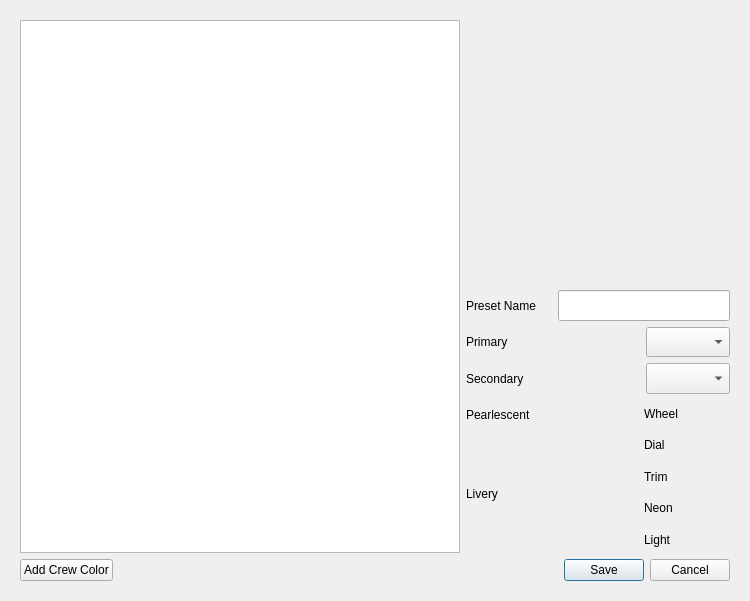
<?xml version="1.0" encoding="UTF-8"?>
<ui version="4.0">
 <class>PaintManager</class>
 <widget class="QDialog" name="PaintManager">
  <property name="geometry">
   <rect>
    <x>0</x>
    <y>0</y>
    <width>750</width>
    <height>601</height>
   </rect>
  </property>
  <property name="windowTitle">
   <string>Dialog</string>
  </property>
  <layout class="QHBoxLayout" name="horizontalLayout_8">
   <item>
    <layout class="QVBoxLayout" name="PaintManagerGlobal">
     <item>
      <widget class="QWidget" name="PaintManagerMainWidget" native="true">
       <layout class="QVBoxLayout" name="verticalLayout">
        <item>
         <layout class="QHBoxLayout" name="PaintManagerOverallLayout" stretch="5,3">
          <item>
           <widget class="QTreeView" name="treeView"/>
          </item>
          <item>
           <layout class="QVBoxLayout" name="ColorPanelRightLayout" stretch="1,1">
            <item>
             <widget class="QWidget" name="ColorPreview" native="true"/>
            </item>
            <item>
             <layout class="QVBoxLayout" name="ColorInfoLayout" stretch="1,1,1,5">
              <property name="bottomMargin">
               <number>0</number>
              </property>
              <item>
               <layout class="QHBoxLayout" name="PresetNameBarLayout" stretch="1,2">
                <property name="topMargin">
                 <number>0</number>
                </property>
                <item>
                 <widget class="QLabel" name="PresetNameLabel">
                  <property name="text">
                   <string>Preset Name</string>
                  </property>
                 </widget>
                </item>
                <item>
                 <widget class="QLineEdit" name="PresetNameEditor">
                  <property name="sizePolicy">
                   <sizepolicy hsizetype="Expanding" vsizetype="Preferred">
                    <horstretch>0</horstretch>
                    <verstretch>0</verstretch>
                   </sizepolicy>
                  </property>
                 </widget>
                </item>
               </layout>
              </item>
              <item>
               <layout class="QHBoxLayout" name="PrimaryPaintBarLayout">
                <item>
                 <widget class="QLabel" name="PrimaryColorLabel">
                  <property name="text">
                   <string>Primary</string>
                  </property>
                 </widget>
                </item>
                <item>
                 <widget class="QWidget" name="PrimaryColorFrame" native="true"/>
                </item>
                <item>
                 <widget class="QComboBox" name="PrimaryComboBox">
                  <property name="sizePolicy">
                   <sizepolicy hsizetype="Preferred" vsizetype="Preferred">
                    <horstretch>0</horstretch>
                    <verstretch>0</verstretch>
                   </sizepolicy>
                  </property>
                 </widget>
                </item>
               </layout>
              </item>
              <item>
               <layout class="QHBoxLayout" name="SecondaryPaintBarLayout">
                <item>
                 <widget class="QLabel" name="SecondaryColorLabel">
                  <property name="text">
                   <string>Secondary</string>
                  </property>
                  <property name="scaledContents">
                   <bool>false</bool>
                  </property>
                 </widget>
                </item>
                <item>
                 <widget class="QWidget" name="SecondaryColorFrame" native="true"/>
                </item>
                <item>
                 <widget class="QComboBox" name="SecondaryComboBox">
                  <property name="sizePolicy">
                   <sizepolicy hsizetype="Preferred" vsizetype="Preferred">
                    <horstretch>0</horstretch>
                    <verstretch>0</verstretch>
                   </sizepolicy>
                  </property>
                 </widget>
                </item>
               </layout>
              </item>
              <item>
               <layout class="QHBoxLayout" name="SubColorPaintBarLayout" stretch="2,1">
                <property name="spacing">
                 <number>5</number>
                </property>
                <item>
                 <layout class="QVBoxLayout" name="PearlAndLiveryBarLayout" stretch="1,4">
                  <item>
                   <layout class="QHBoxLayout" name="PearlPaintBarLayout">
                    <item>
                     <widget class="QLabel" name="PearlLabel">
                      <property name="text">
                       <string>Pearlescent</string>
                      </property>
                     </widget>
                    </item>
                    <item>
                     <widget class="QWidget" name="PearlColorFrame" native="true"/>
                    </item>
                   </layout>
                  </item>
                  <item>
                   <layout class="QHBoxLayout" name="horizontalLayout_9" stretch="1,2">
                    <item>
                     <widget class="QLabel" name="LiveryColorLabel">
                      <property name="text">
                       <string>Livery</string>
                      </property>
                      <property name="alignment">
                       <set>Qt::AlignmentFlag::AlignLeading|Qt::AlignmentFlag::AlignLeft|Qt::AlignmentFlag::AlignVCenter</set>
                      </property>
                     </widget>
                    </item>
                    <item>
                     <widget class="QWidget" name="LiveryColorFrame" native="true"/>
                    </item>
                   </layout>
                  </item>
                 </layout>
                </item>
                <item>
                 <layout class="QVBoxLayout" name="AdditionalPaintOptionLayout">
                  <property name="bottomMargin">
                   <number>0</number>
                  </property>
                  <item>
                   <layout class="QHBoxLayout" name="WheelLabelLayout" stretch="1,1">
                    <item>
                     <widget class="QLabel" name="WheelLabel">
                      <property name="text">
                       <string>Wheel</string>
                      </property>
                     </widget>
                    </item>
                    <item>
                     <widget class="QWidget" name="WheelColorFrame" native="true"/>
                    </item>
                   </layout>
                  </item>
                  <item>
                   <layout class="QHBoxLayout" name="DialLabelLayout" stretch="1,1">
                    <item>
                     <widget class="QLabel" name="DialLabel">
                      <property name="text">
                       <string>Dial  </string>
                      </property>
                     </widget>
                    </item>
                    <item>
                     <widget class="QWidget" name="DialColorFrame" native="true"/>
                    </item>
                   </layout>
                  </item>
                  <item>
                   <layout class="QHBoxLayout" name="TrimLabelLayout" stretch="1,1">
                    <item>
                     <widget class="QLabel" name="TrimLabel">
                      <property name="text">
                       <string>Trim </string>
                      </property>
                     </widget>
                    </item>
                    <item>
                     <widget class="QWidget" name="TrimColorFrame" native="true"/>
                    </item>
                   </layout>
                  </item>
                  <item>
                   <layout class="QHBoxLayout" name="NeonLabelLayout" stretch="1,1">
                    <item>
                     <widget class="QLabel" name="NeonLightLabel">
                      <property name="text">
                       <string>Neon</string>
                      </property>
                     </widget>
                    </item>
                    <item>
                     <widget class="QWidget" name="NeonColorFrame" native="true"/>
                    </item>
                   </layout>
                  </item>
                  <item>
                   <layout class="QHBoxLayout" name="HeadlightLabelLayout" stretch="1,1">
                    <item>
                     <widget class="QLabel" name="HeadlightLabel">
                      <property name="text">
                       <string>Light</string>
                      </property>
                     </widget>
                    </item>
                    <item>
                     <widget class="QWidget" name="HeadLightColorFrame" native="true"/>
                    </item>
                   </layout>
                  </item>
                 </layout>
                </item>
               </layout>
              </item>
             </layout>
            </item>
           </layout>
          </item>
         </layout>
        </item>
        <item>
         <layout class="QHBoxLayout" name="ButtonsBarLayout">
          <item>
           <widget class="QPushButton" name="PaintPopNewCrewColorButton">
            <property name="text">
             <string>Add Crew Color</string>
            </property>
           </widget>
          </item>
          <item>
           <widget class="QDialogButtonBox" name="PaintManagerButtonBox">
            <property name="orientation">
             <enum>Qt::Orientation::Horizontal</enum>
            </property>
            <property name="standardButtons">
             <set>QDialogButtonBox::StandardButton::Cancel|QDialogButtonBox::StandardButton::Save</set>
            </property>
           </widget>
          </item>
         </layout>
        </item>
       </layout>
      </widget>
     </item>
    </layout>
   </item>
  </layout>
 </widget>
 <resources/>
 <connections/>
</ui>
